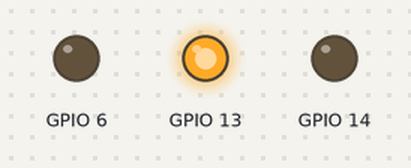
A sketch run on a simulated ESP32. On the bench: output pins drawn as LEDs (lit = HIGH). WiFi joins after 1.5 s; servers stay silent unless stated; the local clock reads 2024-03-15 10:24:30 at power-on unless the sketch sets it; what the sketch prints to the serial monitor is not drawn.

Above: at 1.55 s.
At 1.65 s:
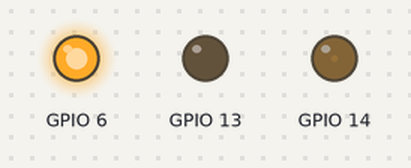
Timing chart, 0 to 4.5 s (numbered marks = the images above):
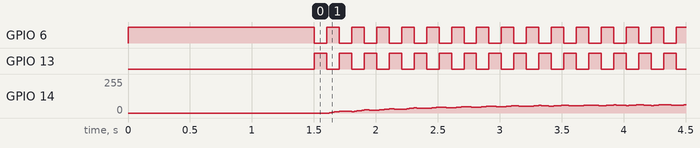

The sketch:

LeadA.ino
```cpp
#include <WiFi.h>
#include "time.h"
#include "esp_sntp.h"
#include <stdio.h>
#include "freertos/FreeRTOS.h"
#include "freertos/task.h"
#include "driver/gpio.h"
#include "driver/ledc.h"
#include "esp_log.h"


#define GPIO_BLINK_PIN_1 (gpio_num_t)13  // GPIO pin for the blinking LED
#define GPIO_BLINK_PIN_2 (gpio_num_t)6  // GPIO pin for the blinking LED
#define GPIO_PWM_PIN (gpio_num_t)14    // GPIO pin for the PWM-controlled LED


const char* ssid       = "FBI";
const char* password   = "1492745399";

const char* ntpServer1 = "pool.ntp.org";
const char* ntpServer2 = "time.nist.gov";
const long  gmtOffset_sec = 3600;
const int   daylightOffset_sec = 3600;

const char* time_zone = "CET-1CEST,M3.5.0,M10.5.0/3";  // TimeZone rule for Europe/Rome including daylight adjustment rules (optional)

void printLocalTime()
{
  struct tm timeinfo;
  if(!getLocalTime(&timeinfo)){
    Serial.println("No time available (yet)");
    return;
  }
  Serial.println(&timeinfo, "%A, %B %d %Y %H:%M:%S");
}

// Callback function (get's called when time adjusts via NTP)
void timeavailable(struct timeval *t)
{
  Serial.println("Got time adjustment from NTP!");
  printLocalTime();
}

void setup()
{
   // Configure blinking LED
  gpio_reset_pin(GPIO_BLINK_PIN_1);
  gpio_set_direction(GPIO_BLINK_PIN_1, GPIO_MODE_OUTPUT);

  gpio_reset_pin(GPIO_BLINK_PIN_2);
  gpio_set_direction(GPIO_BLINK_PIN_2, GPIO_MODE_OUTPUT);
    // Configure blinking LED

    int level = 0;
    gpio_set_level(GPIO_BLINK_PIN_1, level);  // Initialize the pin to be LOW initially
    gpio_set_level(GPIO_BLINK_PIN_2,1-level);  // Initialize the pin to be LOW initially


    // Set up and configure the PWM properties
    ledc_timer_config_t ledc_timer = {
        .speed_mode = LEDC_LOW_SPEED_MODE,
        .duty_resolution = LEDC_TIMER_13_BIT,
        .timer_num = LEDC_TIMER_0,
        .freq_hz = 5000,  // Frequency in Hz
        .clk_cfg = LEDC_AUTO_CLK
    };
    ledc_timer_config(&ledc_timer);
ledc_channel_config_t ledc_channel = {
    .gpio_num = GPIO_PWM_PIN,
    .speed_mode = LEDC_LOW_SPEED_MODE,
    .channel = LEDC_CHANNEL_0,
    .intr_type = LEDC_INTR_FADE_END, // This might not be necessary depending on your version/configuration
    .timer_sel = LEDC_TIMER_0,
    .duty = 0,
    .hpoint = 0
};
    ledc_channel_config(&ledc_channel);

    // Initialize fade functionality (if necessary, depending on usage)
    ledc_fade_func_install(0);

  Serial.begin(115200);

  // First step is to configure WiFi STA and connect in order to get the current time and date.
  Serial.printf("Connecting to %s ", ssid);
  WiFi.begin(ssid, password);
  while (WiFi.status() != WL_CONNECTED) {
      delay(500);
      Serial.print(".");
  }
  Serial.println(" CONNECTED");

  // set notification call-back function
  sntp_set_time_sync_notification_cb( timeavailable );

  /**
   * NTP server address could be aquired via DHCP,
   *
   * NOTE: This call should be made BEFORE esp32 aquires IP address via DHCP,
   * otherwise SNTP option 42 would be rejected by default.
   * NOTE: configTime() function call if made AFTER DHCP-client run
   * will OVERRIDE aquired NTP server address
   */
  esp_sntp_servermode_dhcp(1);// (optional)

  /**
   * This will set configured ntp servers and constant TimeZone/daylightOffset
   * should be OK if your time zone does not need to adjust daylightOffset twice a year,
   * in such a case time adjustment won't be handled automagicaly.
   */
  configTime(gmtOffset_sec, daylightOffset_sec, ntpServer1, ntpServer2);

  /**
   * A more convenient approach to handle TimeZones with daylightOffset
   * would be to specify a environmnet variable with TimeZone definition including daylight adjustmnet rules.
   * A list of rules for your zone could be obtained from https://github.com/esp8266/Arduino/blob/master/cores/esp8266/TZ.h
   */
  //configTzTime(time_zone, ntpServer1, ntpServer2);
}

int level = 0;
void loop()
{
       // Toggle blinking LED
        level = 1 - level;
        gpio_set_level(GPIO_BLINK_PIN_1, level);
        gpio_set_level(GPIO_BLINK_PIN_2, 1-level);
        Serial.printf("LED_CTRL", "Blinking LED %d GPIO %d", level, GPIO_BLINK_PIN_1);

        if (level == 0) {
            // Fade LED up
            ledc_set_fade_with_time(LEDC_LOW_SPEED_MODE, LEDC_CHANNEL_0, 4095, 1000);
            ledc_fade_start(LEDC_LOW_SPEED_MODE, LEDC_CHANNEL_0, LEDC_FADE_NO_WAIT);
            printf("PWM Duty Cycle is fading to 100%%\n");
        } else {
            // Fade LED down
            ledc_set_fade_with_time(LEDC_LOW_SPEED_MODE, LEDC_CHANNEL_0, 0, 1000);
            ledc_fade_start(LEDC_LOW_SPEED_MODE, LEDC_CHANNEL_0, LEDC_FADE_NO_WAIT);
            printf("PWM Duty Cycle is fading to 0%%\n");
        }
        vTaskDelay(100 / portTICK_PERIOD_MS);

  printLocalTime();     // it will take some time to sync time :)
}
```

Measured:
- by itself, GPIO 6, GPIO 13: alternates HIGH for 0.10 s and LOW for 0.10 s
